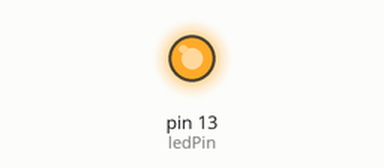
Simulated run of this sketch. Board: Arduino Uno, built with avr-gcc and run on an emulated ATmega328P. On the bench: output pins drawn as LEDs (lit = HIGH).

Above: at 1.5 s.
At 6.15 s:
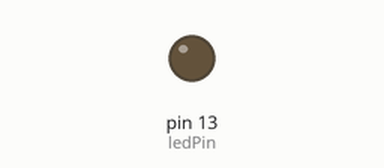
Timing chart, 0 to 7.1 s (numbered marks = the images above):
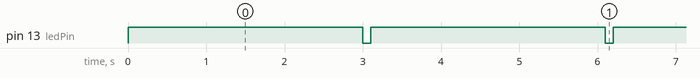

Measured:
- by itself, pin 13 (ledPin): alternates HIGH for 3.0 s and LOW for 0.10 s

The sketch:

Blink.ino
```cpp
/*
 * My first Arduino sketch!!!
 * Date: 6/21/15
 * Author: David Schiele (adapted from http://antipastohw.blogspot.com/2009/12/first-10-things-everyone-does-with.html)
 */

int ledPin = 13;

//setup runs once

void setup() {
  //initialize the digital pin as an output
  pinMode(ledPin, OUTPUT);
}

//loop runs as long as Ard. has power
void loop() {
  digitalWrite(ledPin, HIGH); //turns LED on
  delay(3000);               //waits .5 seconds
  digitalWrite(ledPin, LOW);  //Turns LED off
  delay(100);                 //
}
```
